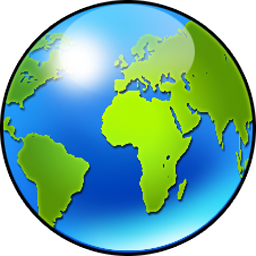
#> input picture Earth_jpeg.jpeg, 256 x 256 px
$ python image_testing.py
#> lines starting #> are read from the running program, lines starting #| are printed output that depends on the picture
#!/usr/bin/env python3
# -*- coding: utf-8 -*-
"""
Created on Fri Sep 20 15:42:36 2019

@author: matthewvansoelen
"""
import numpy as np #package to support array work
import matplotlib.pylab as plt #package to support image work
from PIL import Image


image = Image.open('Earth_jpeg.jpeg').convert('LA')
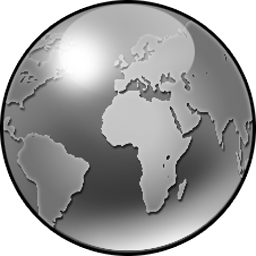
#> image: PIL image 256x256 LA; mean R, G, B, A 126.4, 126.4, 126.4, 200.3; transparent parts drawn white
print ("Image Format: %s, Size: %s, Mode: %s" % (image.format, image.size, image.mode))
#| Image Format: None, Size: (256, 256), Mode: LA

pixelMatrix = image.load()

with open("tab_out_file.txt", "w") as out_file:
    for i in range(image.size[0]):
        for j in range(image.size[1]):
            out_file.write("(%d,%d): %s" % (i, j, pixelMatrix[i,j]))
        out_file.write("\n")


image.show()

$ run again, with Earth.png saved as Earth_jpeg.jpeg
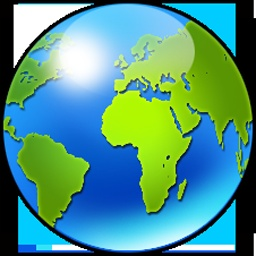
#> input picture Earth.png, 256 x 256 px
#> `image = Image.open('Earth_jpeg.jpeg').convert('LA')`:
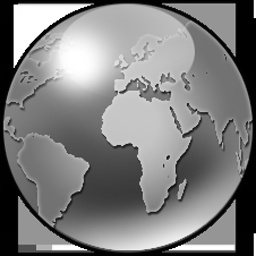
#> image: PIL image 256x256 LA; mean R, G, B, A 126.6, 126.6, 126.6, 255
#| Image Format: None, Size: (256, 256), Mode: LA
